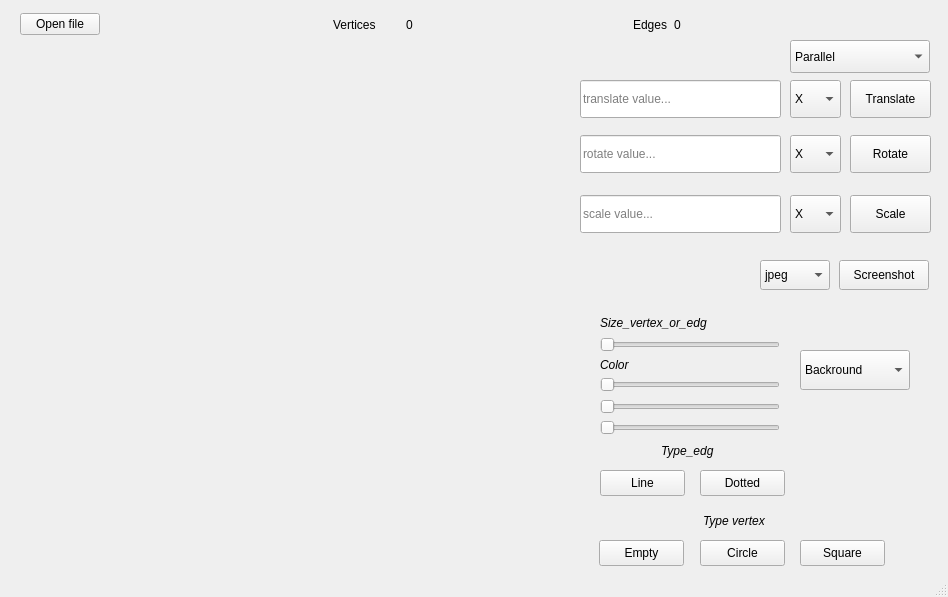
<?xml version="1.0" encoding="UTF-8"?>
<ui version="4.0">
 <class>MainWindow</class>
 <widget class="QMainWindow" name="MainWindow">
  <property name="geometry">
   <rect>
    <x>0</x>
    <y>0</y>
    <width>948</width>
    <height>597</height>
   </rect>
  </property>
  <property name="windowTitle">
   <string>MainWindow</string>
  </property>
  <widget class="QWidget" name="centralwidget">
   <widget class="QLineEdit" name="translateField">
    <property name="geometry">
     <rect>
      <x>580</x>
      <y>80</y>
      <width>201</width>
      <height>38</height>
     </rect>
    </property>
    <property name="placeholderText">
     <string>translate value...</string>
    </property>
   </widget>
   <widget class="QLineEdit" name="rotateField">
    <property name="geometry">
     <rect>
      <x>580</x>
      <y>135</y>
      <width>201</width>
      <height>38</height>
     </rect>
    </property>
    <property name="placeholderText">
     <string>rotate value...</string>
    </property>
   </widget>
   <widget class="QLineEdit" name="scaleField">
    <property name="geometry">
     <rect>
      <x>580</x>
      <y>195</y>
      <width>201</width>
      <height>38</height>
     </rect>
    </property>
    <property name="placeholderText">
     <string>scale value...</string>
    </property>
   </widget>
   <widget class="QComboBox" name="translateAx">
    <property name="geometry">
     <rect>
      <x>790</x>
      <y>80</y>
      <width>51</width>
      <height>38</height>
     </rect>
    </property>
    <property name="currentText">
     <string>X</string>
    </property>
    <item>
     <property name="text">
      <string>X</string>
     </property>
    </item>
    <item>
     <property name="text">
      <string>Y</string>
     </property>
    </item>
    <item>
     <property name="text">
      <string>Z</string>
     </property>
    </item>
   </widget>
   <widget class="QComboBox" name="rotateAx">
    <property name="geometry">
     <rect>
      <x>790</x>
      <y>135</y>
      <width>51</width>
      <height>38</height>
     </rect>
    </property>
    <property name="currentText">
     <string>X</string>
    </property>
    <item>
     <property name="text">
      <string>X</string>
     </property>
    </item>
    <item>
     <property name="text">
      <string>Y</string>
     </property>
    </item>
    <item>
     <property name="text">
      <string>Z</string>
     </property>
    </item>
   </widget>
   <widget class="QPushButton" name="scaleButton">
    <property name="geometry">
     <rect>
      <x>850</x>
      <y>195</y>
      <width>81</width>
      <height>38</height>
     </rect>
    </property>
    <property name="text">
     <string>Scale</string>
    </property>
   </widget>
   <widget class="QPushButton" name="rotateButton">
    <property name="geometry">
     <rect>
      <x>850</x>
      <y>135</y>
      <width>81</width>
      <height>38</height>
     </rect>
    </property>
    <property name="text">
     <string>Rotate</string>
    </property>
   </widget>
   <widget class="QPushButton" name="translateButton">
    <property name="geometry">
     <rect>
      <x>850</x>
      <y>80</y>
      <width>81</width>
      <height>38</height>
     </rect>
    </property>
    <property name="text">
     <string>Translate</string>
    </property>
   </widget>
   <widget class="QWidget" name="layoutWidget">
    <property name="geometry">
     <rect>
      <x>20</x>
      <y>10</y>
      <width>661</width>
      <height>29</height>
     </rect>
    </property>
    <layout class="QHBoxLayout" name="horizontalLayout_3">
     <item>
      <layout class="QHBoxLayout" name="fileInfoTop">
       <item>
        <widget class="QPushButton" name="fileDialogButton">
         <property name="text">
          <string>Open file</string>
         </property>
        </widget>
       </item>
       <item>
        <spacer name="horizontalSpacer">
         <property name="orientation">
          <enum>Qt::Horizontal</enum>
         </property>
         <property name="sizeHint" stdset="0">
          <size>
           <width>40</width>
           <height>20</height>
          </size>
         </property>
        </spacer>
       </item>
       <item>
        <widget class="QLabel" name="fileNameLabel">
         <property name="text">
          <string/>
         </property>
        </widget>
       </item>
      </layout>
     </item>
     <item>
      <spacer name="horizontalSpacer_2">
       <property name="orientation">
        <enum>Qt::Horizontal</enum>
       </property>
       <property name="sizeHint" stdset="0">
        <size>
         <width>58</width>
         <height>20</height>
        </size>
       </property>
      </spacer>
     </item>
     <item>
      <layout class="QHBoxLayout" name="horizontalLayout_2">
       <item>
        <widget class="QLabel" name="vLable">
         <property name="minimumSize">
          <size>
           <width>67</width>
           <height>0</height>
          </size>
         </property>
         <property name="text">
          <string>Vertices</string>
         </property>
        </widget>
       </item>
       <item>
        <widget class="QLabel" name="vLabelCount">
         <property name="minimumSize">
          <size>
           <width>67</width>
           <height>0</height>
          </size>
         </property>
         <property name="text">
          <string>0</string>
         </property>
        </widget>
       </item>
      </layout>
     </item>
     <item>
      <spacer name="horizontalSpacer_3">
       <property name="orientation">
        <enum>Qt::Horizontal</enum>
       </property>
       <property name="sizeHint" stdset="0">
        <size>
         <width>58</width>
         <height>20</height>
        </size>
       </property>
      </spacer>
     </item>
     <item>
      <layout class="QHBoxLayout" name="horizontalLayout">
       <item>
        <widget class="QLabel" name="eLabel">
         <property name="text">
          <string>Edges</string>
         </property>
        </widget>
       </item>
       <item>
        <widget class="QLabel" name="eLabelCount">
         <property name="text">
          <string>0</string>
         </property>
        </widget>
       </item>
      </layout>
     </item>
    </layout>
   </widget>
   <widget class="QWidget" name="verticalLayoutWidget">
    <property name="geometry">
     <rect>
      <x>20</x>
      <y>50</y>
      <width>551</width>
      <height>521</height>
     </rect>
    </property>
    <layout class="QVBoxLayout" name="openGLlayout"/>
   </widget>
   <widget class="QPushButton" name="vertex_empty">
    <property name="geometry">
     <rect>
      <x>599</x>
      <y>540</y>
      <width>85</width>
      <height>26</height>
     </rect>
    </property>
    <property name="text">
     <string>Empty</string>
    </property>
   </widget>
   <widget class="QPushButton" name="vertex_circle">
    <property name="geometry">
     <rect>
      <x>700</x>
      <y>540</y>
      <width>85</width>
      <height>26</height>
     </rect>
    </property>
    <property name="text">
     <string>Circle</string>
    </property>
   </widget>
   <widget class="QPushButton" name="vertex_square">
    <property name="geometry">
     <rect>
      <x>800</x>
      <y>540</y>
      <width>85</width>
      <height>26</height>
     </rect>
    </property>
    <property name="text">
     <string>Square</string>
    </property>
   </widget>
   <widget class="QLabel" name="label">
    <property name="geometry">
     <rect>
      <x>703</x>
      <y>510</y>
      <width>90</width>
      <height>21</height>
     </rect>
    </property>
    <property name="font">
     <font>
      <italic>true</italic>
     </font>
    </property>
    <property name="text">
     <string>Type vertex</string>
    </property>
   </widget>
   <widget class="QPushButton" name="edg_line">
    <property name="geometry">
     <rect>
      <x>600</x>
      <y>470</y>
      <width>85</width>
      <height>26</height>
     </rect>
    </property>
    <property name="text">
     <string>Line</string>
    </property>
   </widget>
   <widget class="QPushButton" name="edg_dotted">
    <property name="geometry">
     <rect>
      <x>700</x>
      <y>470</y>
      <width>85</width>
      <height>26</height>
     </rect>
    </property>
    <property name="text">
     <string>Dotted</string>
    </property>
   </widget>
   <widget class="QLabel" name="label_2">
    <property name="geometry">
     <rect>
      <x>661</x>
      <y>440</y>
      <width>95</width>
      <height>21</height>
     </rect>
    </property>
    <property name="font">
     <font>
      <italic>true</italic>
     </font>
    </property>
    <property name="text">
     <string>Type_edg</string>
    </property>
   </widget>
   <widget class="QComboBox" name="Color_B_V_E">
    <property name="geometry">
     <rect>
      <x>800</x>
      <y>350</y>
      <width>110</width>
      <height>40</height>
     </rect>
    </property>
    <property name="styleSheet">
     <string notr="true">#comboBox {
	border: 1px solid #ced4da;
	padding-left: 15px;
}</string>
    </property>
    <item>
     <property name="text">
      <string>Backround</string>
     </property>
    </item>
    <item>
     <property name="text">
      <string>Vertex</string>
     </property>
    </item>
    <item>
     <property name="text">
      <string>Edg</string>
     </property>
    </item>
   </widget>
   <widget class="QSlider" name="slider_green">
    <property name="geometry">
     <rect>
      <x>600</x>
      <y>399</y>
      <width>180</width>
      <height>15</height>
     </rect>
    </property>
    <property name="maximum">
     <number>255</number>
    </property>
    <property name="orientation">
     <enum>Qt::Horizontal</enum>
    </property>
   </widget>
   <widget class="QSlider" name="slider_blue">
    <property name="geometry">
     <rect>
      <x>600</x>
      <y>420</y>
      <width>180</width>
      <height>15</height>
     </rect>
    </property>
    <property name="maximum">
     <number>255</number>
    </property>
    <property name="pageStep">
     <number>1</number>
    </property>
    <property name="orientation">
     <enum>Qt::Horizontal</enum>
    </property>
   </widget>
   <widget class="QSlider" name="slider_red">
    <property name="geometry">
     <rect>
      <x>600</x>
      <y>377</y>
      <width>180</width>
      <height>15</height>
     </rect>
    </property>
    <property name="maximum">
     <number>255</number>
    </property>
    <property name="singleStep">
     <number>1</number>
    </property>
    <property name="pageStep">
     <number>10</number>
    </property>
    <property name="orientation">
     <enum>Qt::Horizontal</enum>
    </property>
   </widget>
   <widget class="QSlider" name="slider_size_v_e">
    <property name="geometry">
     <rect>
      <x>600</x>
      <y>337</y>
      <width>180</width>
      <height>15</height>
     </rect>
    </property>
    <property name="minimum">
     <number>1</number>
    </property>
    <property name="maximum">
     <number>100</number>
    </property>
    <property name="pageStep">
     <number>1</number>
    </property>
    <property name="tracking">
     <bool>true</bool>
    </property>
    <property name="orientation">
     <enum>Qt::Horizontal</enum>
    </property>
   </widget>
   <widget class="QLabel" name="label_3">
    <property name="geometry">
     <rect>
      <x>600</x>
      <y>312</y>
      <width>141</width>
      <height>21</height>
     </rect>
    </property>
    <property name="font">
     <font>
      <italic>true</italic>
     </font>
    </property>
    <property name="text">
     <string>Size_vertex_or_edg</string>
    </property>
   </widget>
   <widget class="QLabel" name="label_4">
    <property name="geometry">
     <rect>
      <x>600</x>
      <y>354</y>
      <width>81</width>
      <height>21</height>
     </rect>
    </property>
    <property name="font">
     <font>
      <italic>true</italic>
     </font>
    </property>
    <property name="text">
     <string>Color</string>
    </property>
   </widget>
   <widget class="QComboBox" name="scaleAx">
    <property name="geometry">
     <rect>
      <x>790</x>
      <y>195</y>
      <width>51</width>
      <height>38</height>
     </rect>
    </property>
    <property name="currentText">
     <string>X</string>
    </property>
    <item>
     <property name="text">
      <string>X</string>
     </property>
    </item>
    <item>
     <property name="text">
      <string>Y</string>
     </property>
    </item>
    <item>
     <property name="text">
      <string>Z</string>
     </property>
    </item>
   </widget>
   <widget class="QPushButton" name="button_screenshot">
    <property name="geometry">
     <rect>
      <x>839</x>
      <y>260</y>
      <width>90</width>
      <height>30</height>
     </rect>
    </property>
    <property name="text">
     <string>Screenshot</string>
    </property>
   </widget>
   <widget class="QComboBox" name="format_screenshot">
    <property name="geometry">
     <rect>
      <x>760</x>
      <y>260</y>
      <width>70</width>
      <height>30</height>
     </rect>
    </property>
    <property name="currentText">
     <string>jpeg</string>
    </property>
    <item>
     <property name="text">
      <string>jpeg</string>
     </property>
    </item>
    <item>
     <property name="text">
      <string>bmp</string>
     </property>
    </item>
   </widget>
   <widget class="QComboBox" name="type_projection">
    <property name="geometry">
     <rect>
      <x>790</x>
      <y>40</y>
      <width>140</width>
      <height>33</height>
     </rect>
    </property>
    <property name="styleSheet">
     <string notr="true">#comboBox {
	border: 1px solid #ced4da;
	padding-left: 15px;
}</string>
    </property>
    <item>
     <property name="text">
      <string>Parallel</string>
     </property>
    </item>
    <item>
     <property name="text">
      <string>Central</string>
     </property>
    </item>
   </widget>
  </widget>
  <widget class="QStatusBar" name="statusbar"/>
 </widget>
 <resources/>
 <connections/>
</ui>
